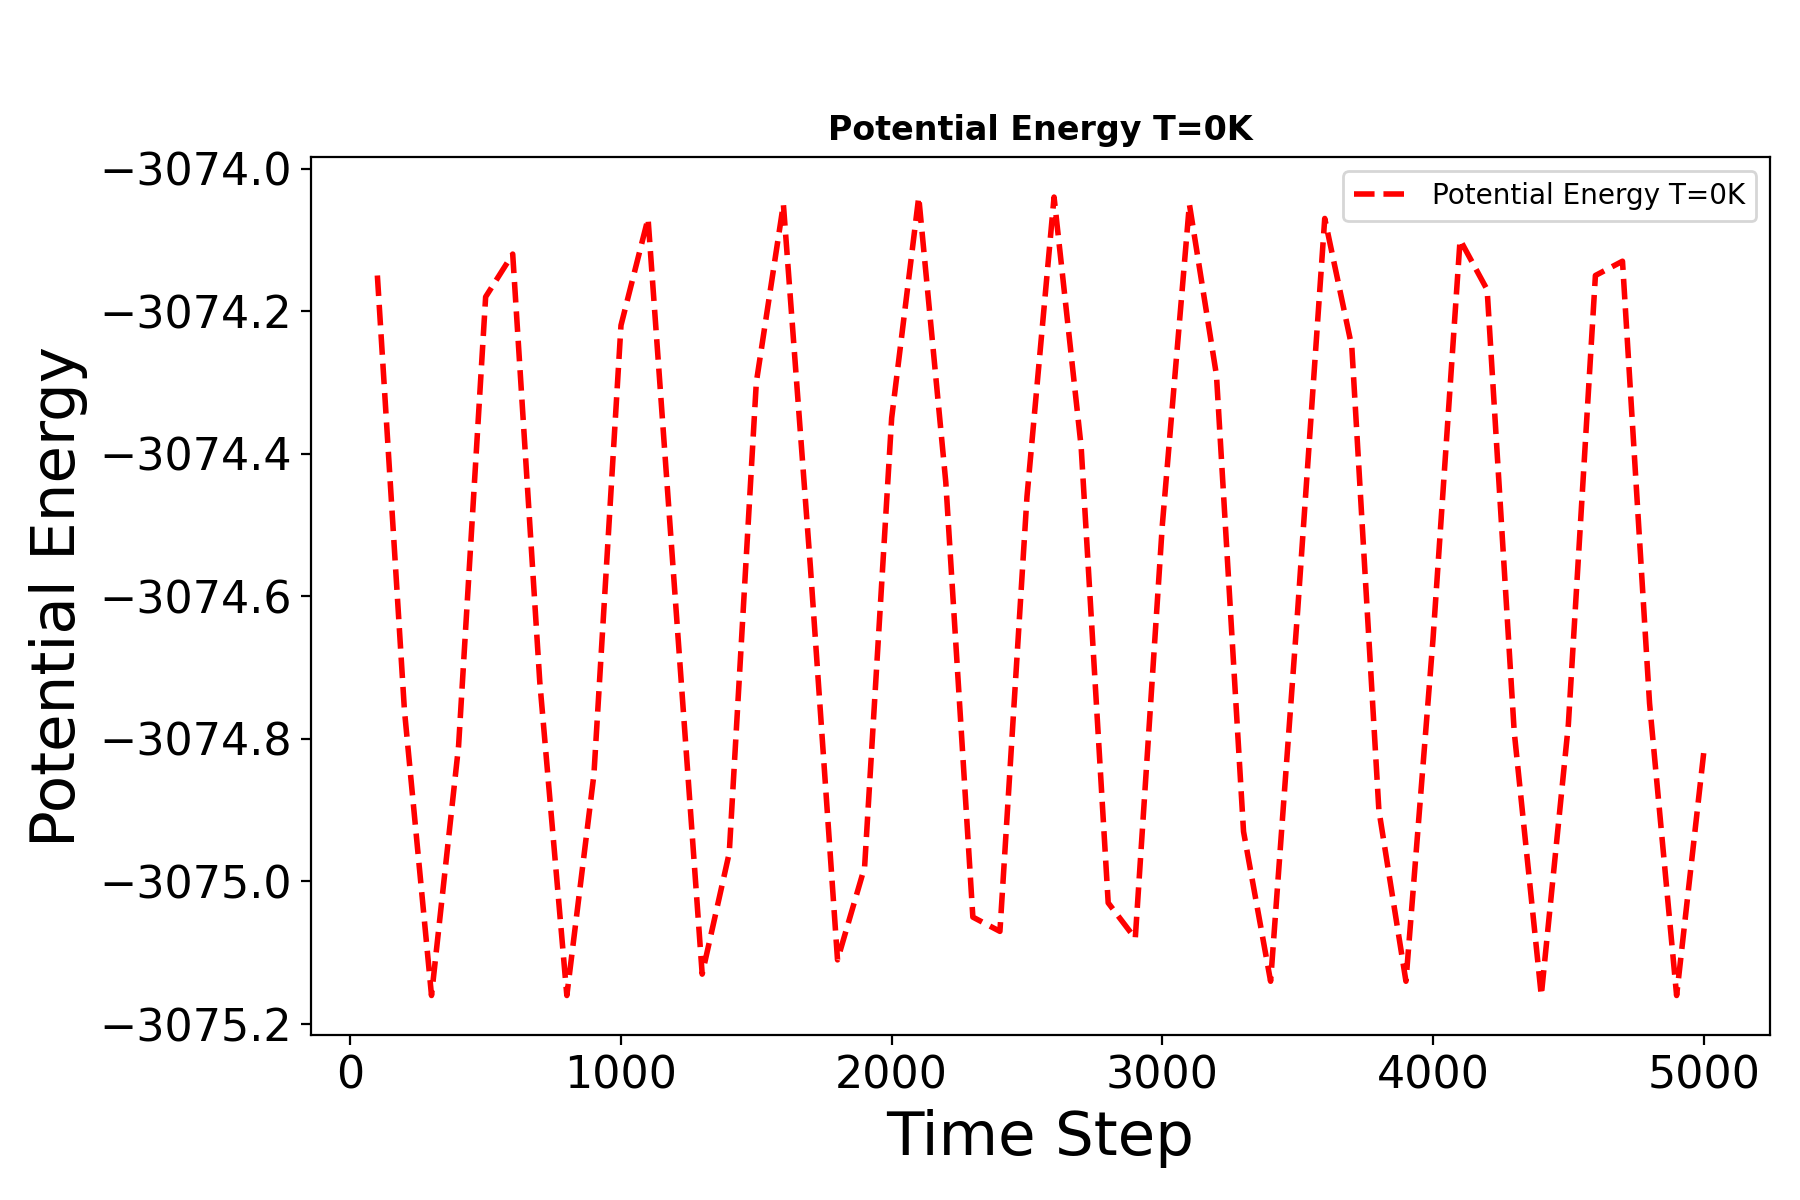

Write Python code to recreate this figure.
import numpy as np
import matplotlib.pylab as plt


data = np.loadtxt('pe.txt')
x=data[:,0]
p= data[:,1]
plt.figure(figsize=(9,6))

plt.plot(x,p, 'r--' , LineWidth = 2)
plt.xlabel("Time Step",fontsize=22,) 
plt.ylabel("Potential Energy",fontsize=22)

plt.xticks(fontsize=16);  plt.yticks(fontsize=16)
plt.ticklabel_format(axis='y', style='sci', scilimits=(0, 4))

plt.tight_layout()



plt.title('Potential Energy T=0K',fontweight="bold")
plt.legend(['Potential Energy T=0K'])
plt.show()
